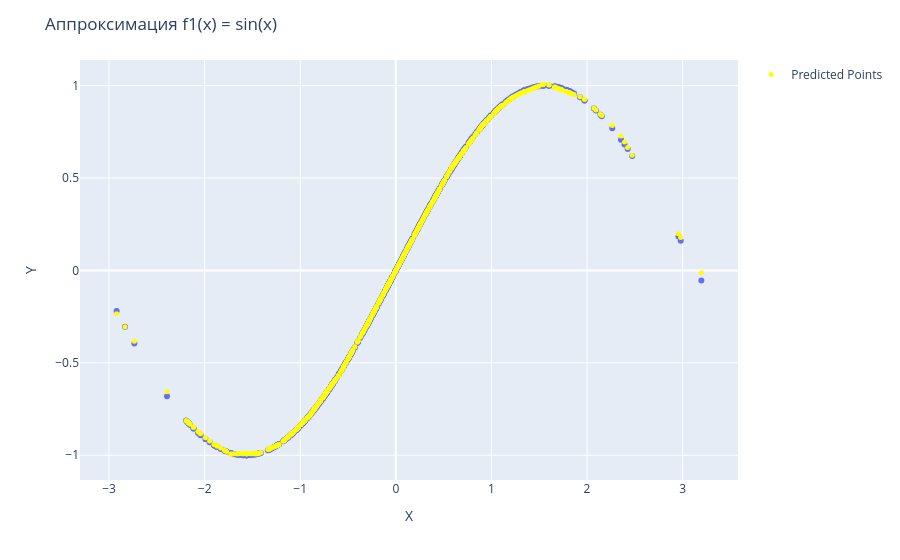

This figure's notebook cell:
### Code cell
inputs = torch.tensor(X_train_f1, dtype=torch.float32)
targets = torch.tensor(
    np.asarray(y_train_f1).reshape(-1, 1),
    dtype=torch.float32
)

model_path = "best_MLPnet_f1.pth"


class MLP(nn.Module):
    def __init__(self, input_size, hidden_size, output_size):
        super(MLP, self).__init__()
        self.fc1 = nn.Linear(input_size, hidden_size)
        self.fc2 = nn.Linear(hidden_size, 10)
        self.fc3 = nn.Linear(10, output_size)

    def forward(self, x):
        out = F.relu(self.fc1(x))
        out = F.relu(self.fc2(out))
        out = self.fc3(out)
        return out


input_size = inputs.size(1)
hidden_size = 20
output_size = 1

model = MLP(input_size, hidden_size, output_size)

if os.path.exists(model_path):
    model.load_state_dict(
        torch.load(model_path, weights_only=True)
    )
    print("Загружена сохранённая модель.")

else:
    num_epoch = 1000
    learning_rate = 0.01

    optimizer = torch.optim.Adam(
        model.parameters(),
        lr=learning_rate,
        weight_decay=1e-4
    )

    loss_fct = nn.MSELoss()

    training_samples = utils_data.TensorDataset(inputs, targets)
    data_loader_trn = utils_data.DataLoader(
        training_samples,
        batch_size=200,
        drop_last=False,
        shuffle=True
    )

    for epoch in range(num_epoch):
        c_loss = 0

        for data, target in data_loader_trn:
            pred = model(data.float())
            loss = loss_fct(pred, target.float())

            optimizer.zero_grad()
            loss.backward()
            optimizer.step()

            c_loss += loss.item()

        if epoch % 10 == 0:
            print(
                f"Epoch [{epoch + 1}/{num_epoch}], "
                f"Loss: {c_loss:.4f}"
            )

    torch.save(model.state_dict(), model_path)
    print("Модель обучена и сохранена.")
model.eval()

with torch.no_grad():
    final_prediction = model(inputs)

final_pred_np = final_prediction.cpu().numpy().ravel()
targets_np = targets.cpu().numpy().ravel()

print("Корреляция:",
      np.corrcoef(final_pred_np, targets_np)[0, 1])

metrics_f1 = m.calculate_comprehensive_metrics(
    y_true=targets_np,
    y_pred=final_pred_np,
    model_name="PyTorch: f1(x) = sin(x)"
)

quality_f1 = m.approximation_quality(
    deviation=0.1,
    y_pred=final_pred_np,
    y_true=targets_np
)

print(f"Качество аппроксимации: {quality_f1:.2f}%")
visualize_and_evaluate_2d_model(inputs, targets, final_pred_np, "Аппроксимация f1(x) = sin(x)")

### Figure 1 — Plotly figure (JSON) as saved in the notebook; plotly's stock layout.template omitted (floating-point values rounded to 4 significant figures; data arrays with more than 128 entries replaced by an {"elided": "..."} marker saying what was removed)
{"data": [{"hovertemplate": "X=%{x}<br>Y=%{y}<extra></extra>", "legendgroup": "", "marker": {"color": "#636efa", "symbol": "circle"}, "mode": "markers", "name": "", "orientation": "v", "showlegend": false, "x": {"elided": "600 float values"}, "xaxis": "x", "y": {"elided": "600 float values"}, "yaxis": "y", "type": "scatter"}, {"marker": {"color": "yellow", "size": 5}, "mode": "markers", "name": "Predicted Points", "x": {"elided": "600 float values"}, "y": {"elided": "600 float values"}, "type": "scatter"}], "layout": {"xaxis": {"anchor": "y", "domain": [0.0, 1.0], "title": {"text": "X"}}, "yaxis": {"anchor": "x", "domain": [0.0, 1.0], "title": {"text": "Y"}}, "legend": {"tracegroupgap": 0}, "margin": {"t": 60}, "title": {"text": "Аппроксимация f1(x) = sin(x)"}}}
